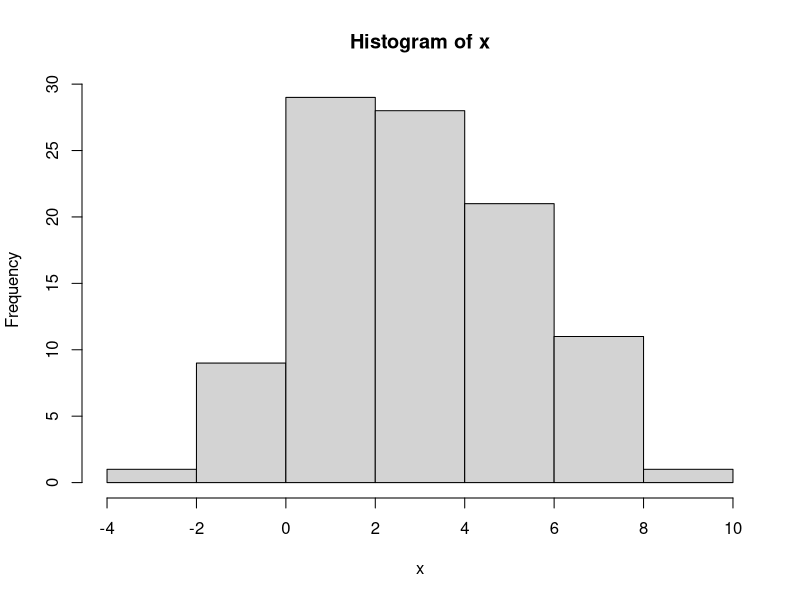
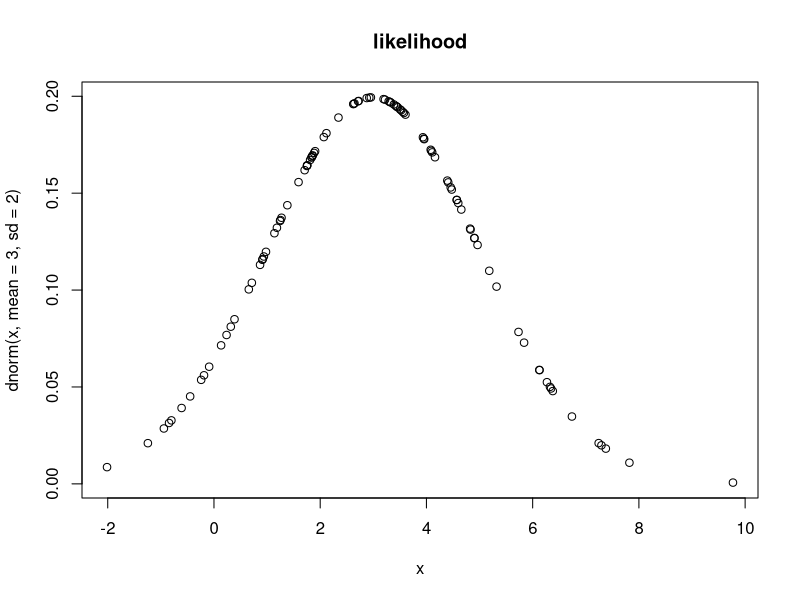
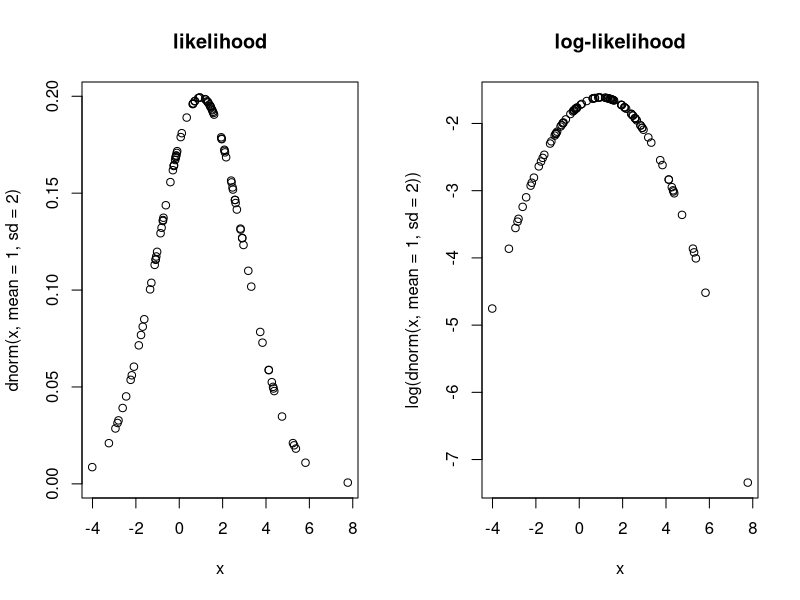
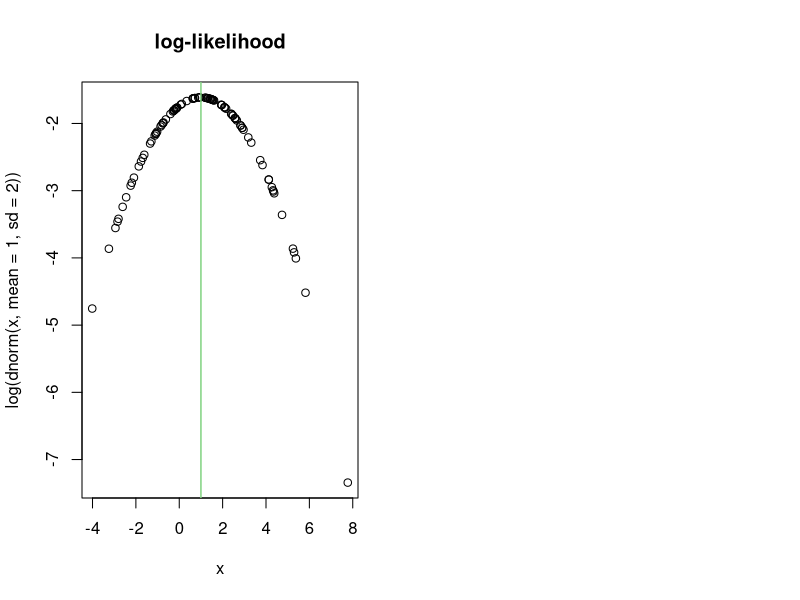

These figures' R source, in order:
## ---- chunk 1
set.seed(1001)
N <- 100
x <- rnorm(N, mean=3, sd=2)
mean(x)
sd(x)
## ---- chunk 2
hist(x)
## ---- chunk 3
plot(x, dnorm(x, mean=3, sd=2), main="likelihood")
## ---- chunk 4
LL <- function(mu, sigma) {
     R = suppressWarnings(dnorm(x, mu, sigma))
     return(-sum(log(R)))
 }
## ---- chunk 5
library(stats4)
mle(LL, start=list(mu=1, sigma=1))
## ---- chunk 6
mle(LL, start = list(mu = 0, sigma=1))
## ---- chunk 7
set.seed(1001)
N <- 100
x <- rnorm(N, mean=1, sd=2)
mean(x)
sd(x)
## ---- chunk 8
par(mfrow=c(1,2))
plot(x, dnorm(x, mean=1, sd=2), main="likelihood")
plot(x, log(dnorm(x, mean=1, sd=2)), main="log-likelihood")
## ---- chunk 9
mle.results <- optimize(function(mu) {LL(mu, sigma=2)},
                        interval = c(0, 2),
                        maximum = FALSE) # LL returns neg. log-likelihood
 
mle.results
## ---- chunk 10
plot(x, log(dnorm(x, mean=1, sd=2)), main="log-likelihood")
abline(v=mle.results$minimum, col="green")  #max. lik. estimate
abline(v=1, col="gray")   #true mean 
